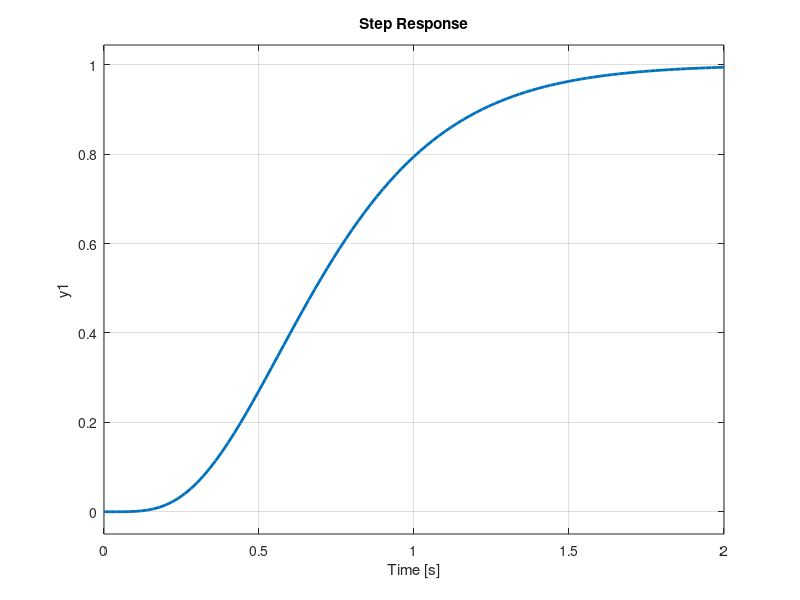

Here is the MATLAB script that generated this plot:
clear all
clc
close all

A = [
[0 1 0 0];
[0 -19.0476*0.2 8.78229 0];
[0 0 0 1];
[0 0 -154.478 -20.74];
];
B = [0 ;0;0; 64.89];
C =[1 0 0 0;
    0 0 1 0]; % sale con pos y angulo
D = 0;

P = ss(A,B,C,D);
Ts = 0.02;
Cd = C;
Ad = eye(4) + Ts*A; 
Bd = B*Ts;


%% Armo las matrices con accion integral
%En este caso, por el obs, tenemos todos los estados, por ende C = I

C = [1 0 0 0];
Cd = C;

% Armo la matriz combinacion de Ad y Cd (nota: Consultar col de unos)

Ad_aug = [Ad , zeros([4,1]);
       -Cd*Ts , ones([1,1])];
   
Bd_aug = [Bd; 0];

%Hago el pole placement para hallar K_aug (el ultimo es k_integral)
polos_nuevos = [-4.5-0.1j, -4.5+0.1j, -10, -10.1, -10.05];
polos_discretos = exp(Ts*polos_nuevos);

K_aug = place(Ad_aug, -Bd_aug, polos_discretos)

%Calculo la ganancia N 

%% Graficos
P = zpk([], polos_nuevos, prod(abs(polos_nuevos)));
figure();
step(P);
grid on;
set(findall(gcf,'type','line'),'linewidth', 2);
